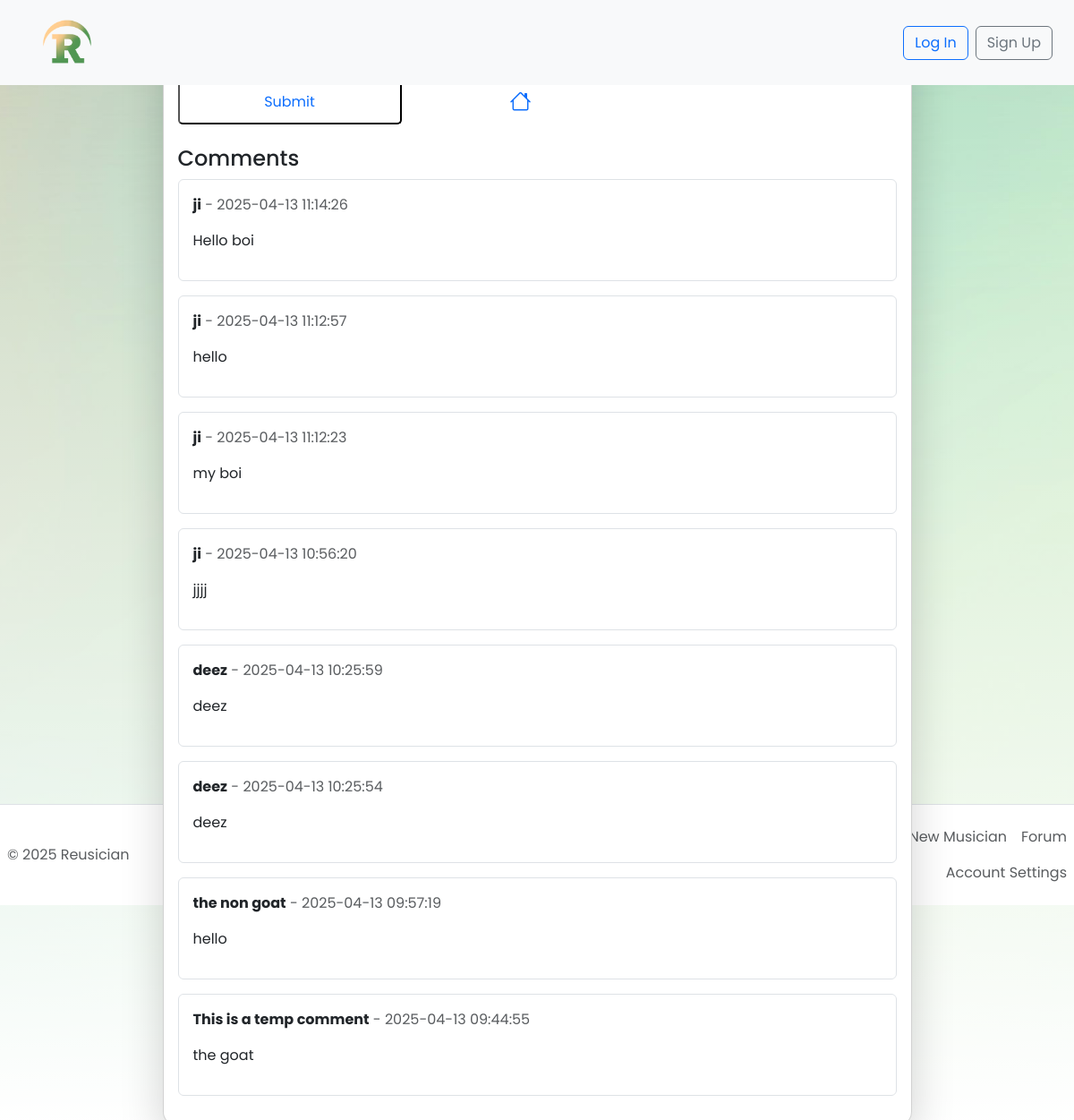
/post/1, run on the app's committed database.
### tables this page shows
CREATE TABLE comments (id INTEGER PRIMARY KEY AUTOINCREMENT, post_id INTEGER, name TEXT NOT NULL, comment TEXT NOT NULL, creation_time TIMESTAMP DEFAULT CURRENT_TIMESTAMP, FOREIGN KEY(post_id) REFERENCES posts(id));

### 417am current fork/app.py (the view)
@app.route('/post/<int:id>', methods=['GET', 'POST'])
def post(id):
    conn = get_db()
    cursor = conn.cursor()
    cursor.execute("SELECT * FROM posts WHERE id = ?",(id,))
    post = cursor.fetchone()
    cursor.execute("SELECT comment, name, creation_time FROM comments WHERE post_id = ? ORDER BY creation_time DESC",(id,))
    comments = cursor.fetchall()
    if request.method == 'POST':
        comment = request.form.get('comment', '').strip()
        print(current_user.id)
        cursor.execute("INSERT INTO comments (post_id, name, comment) VALUES (?,?,?)",(id,current_user.id,comment))
        conn.commit()
        return redirect(f'/post/{id}')
    conn.close()
    return render_template("post.html", post=post, comments=comments)

### 417am current fork/app.py (called while the page is built)
def get_db():
    conn = sqlite3.connect("posts.db")
    conn.row_factory = sqlite3.Row
    return conn

### 417am current fork/templates/post.html (shortened to what this page needs)
{% extends "base.html" %} {% block content %}
<div class="d-flex justify-content-center align-items-center vh-100">
  <div class="card shadow-lg">
    <div class="card-body">
      <div class="mt-4">
        <form method="POST">
          <div class="d-flex">
            <button type="submit" class="btn-custom me-2">Submit</button>
            <a
              href="{{ url_for('forum') }}"
              class="btn-custom d-flex align-items-center justify-content-center"
            >
              <i class="bi bi-house home-icon"></i>
            </a>
          </div>
        </form>
      </div>
      <div class="mt-4">
        <h4>Comments</h4>
        <div class="comments-section">
          {% for comment in comments %}
          <div class="comment mb-3 p-3 border rounded">
            <p>
              <strong>{{ comment['name'] }}</strong>
              <span class="text-muted">- {{ comment['creation_time'] }}</span>
            </p>
            <p>{{ comment['comment'] }}</p>
          </div>
          {% endfor %}
        </div>
      </div>
    </div>
  </div>
</div>
{% endblock %}

### 417am current fork/static/styles.css (style rules this page uses)
html, body { font-family: 'Poppins', sans-serif; margin: 0; padding: 0; height: 100%; }
body { background: linear-gradient(to bottom, transparent, white), url('media/gradient.png'); background-repeat: no-repeat; background-position: center center; background-attachment: fixed; background-size: cover; min-height: 100vh; padding-top: 50px; }
body:not(.login):not(.signin):not(.signup) { background: linear-gradient(to bottom, transparent, white), url('media/gradient.png'); background-repeat: no-repeat; background-position: center center; background-attachment: fixed; background-size: cover; min-height: 100vh; padding-top: 50px; }
.vh-100 { height: 100vh; }

### 417am current fork/templates/base.html (style rules this page uses)
body { background-color: #f8f9fa; }

### 417am current fork/templates/post.html (style rules this page uses)
.card { width: 75%; max-width: 900px; border-radius: 15px; overflow: hidden; }
.btn-custom { background-color: white; color: #0d6efd; padding: 10px 30px; border-radius: 5px; width: 250px; height: 50px; text-align: center; }
.home-icon { font-size: 1.5rem; color: #0d6efd; }

### data on the page
comments: name "ji", creation_time "2025-04-13 11:14:26", comment "Hello boi"
comments: name "ji", creation_time "2025-04-13 11:12:57", comment "hello"
comments: name "ji", creation_time "2025-04-13 11:12:23", comment "my boi"
comments: name "ji", creation_time "2025-04-13 10:56:20", comment "jjjj"
comments: name "deez", creation_time "2025-04-13 10:25:59", comment "deez"
comments: name "deez", creation_time "2025-04-13 10:25:54", comment "deez"
comments: name "the non goat", creation_time "2025-04-13 09:57:19", comment "hello"
comments: name "This is a temp comment", creation_time "2025-04-13 09:44:55", comment "the goat"
